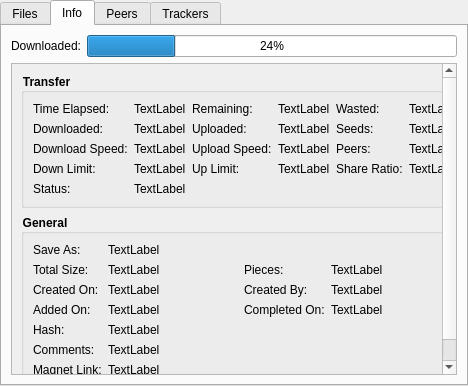
<?xml version="1.0" encoding="UTF-8"?>
<ui version="4.0">
 <class>TorrentWidget</class>
 <widget class="QWidget" name="TorrentWidget">
  <property name="geometry">
   <rect>
    <x>0</x>
    <y>0</y>
    <width>468</width>
    <height>386</height>
   </rect>
  </property>
  <property name="styleSheet">
   <string notr="true">/* QGroupBox exposes the title as QString (even if internally its probably a QLabel) */
QGroupBox {
	font-weight: bold;
}</string>
  </property>
  <layout class="QVBoxLayout" name="verticalLayout_9">
   <property name="leftMargin">
    <number>0</number>
   </property>
   <property name="topMargin">
    <number>0</number>
   </property>
   <property name="rightMargin">
    <number>0</number>
   </property>
   <property name="bottomMargin">
    <number>0</number>
   </property>
   <item>
    <widget class="QStackedWidget" name="stackedWidget">
     <property name="currentIndex">
      <number>1</number>
     </property>
     <widget class="QWidget" name="pageGeneral">
      <layout class="QVBoxLayout" name="verticalLayout_13">
       <property name="leftMargin">
        <number>48</number>
       </property>
       <property name="topMargin">
        <number>32</number>
       </property>
       <property name="rightMargin">
        <number>48</number>
       </property>
       <property name="bottomMargin">
        <number>32</number>
       </property>
       <item>
        <layout class="QVBoxLayout" name="verticalLayout_12">
         <item>
          <widget class="QLabel" name="label">
           <property name="font">
            <font>
             <pointsize>18</pointsize>
            </font>
           </property>
           <property name="text">
            <string>Torrent</string>
           </property>
          </widget>
         </item>
         <item>
          <widget class="QLabel" name="label_2">
           <property name="text">
            <string>Select a torrent</string>
           </property>
           <property name="wordWrap">
            <bool>true</bool>
           </property>
          </widget>
         </item>
         <item>
          <spacer name="verticalSpacer_3">
           <property name="orientation">
            <enum>Qt::Vertical</enum>
           </property>
           <property name="sizeHint" stdset="0">
            <size>
             <width>20</width>
             <height>40</height>
            </size>
           </property>
          </spacer>
         </item>
        </layout>
       </item>
      </layout>
     </widget>
     <widget class="QWidget" name="pageTorrent">
      <layout class="QVBoxLayout" name="verticalLayout_5">
       <property name="leftMargin">
        <number>0</number>
       </property>
       <property name="topMargin">
        <number>0</number>
       </property>
       <property name="rightMargin">
        <number>0</number>
       </property>
       <property name="bottomMargin">
        <number>0</number>
       </property>
       <item>
        <widget class="QTabWidget" name="tabWidget">
         <property name="currentIndex">
          <number>1</number>
         </property>
         <widget class="QWidget" name="tabFiles">
          <attribute name="title">
           <string>Files</string>
          </attribute>
          <layout class="QVBoxLayout" name="verticalLayout_3">
           <property name="leftMargin">
            <number>0</number>
           </property>
           <property name="topMargin">
            <number>0</number>
           </property>
           <property name="rightMargin">
            <number>0</number>
           </property>
           <property name="bottomMargin">
            <number>0</number>
           </property>
           <item>
            <widget class="QTableView" name="fileTableView"/>
           </item>
          </layout>
         </widget>
         <widget class="QWidget" name="tabInfo">
          <attribute name="title">
           <string>Info</string>
          </attribute>
          <layout class="QVBoxLayout" name="verticalLayout_7">
           <item>
            <layout class="QHBoxLayout" name="horizontalLayout">
             <item>
              <widget class="QLabel" name="downloadedLabel_2">
               <property name="text">
                <string>Downloaded:</string>
               </property>
              </widget>
             </item>
             <item>
              <widget class="QProgressBar" name="downloadedProgressBar">
               <property name="value">
                <number>24</number>
               </property>
              </widget>
             </item>
            </layout>
           </item>
           <item>
            <widget class="QScrollArea" name="scrollArea">
             <property name="verticalScrollBarPolicy">
              <enum>Qt::ScrollBarAlwaysOn</enum>
             </property>
             <property name="horizontalScrollBarPolicy">
              <enum>Qt::ScrollBarAlwaysOff</enum>
             </property>
             <property name="widgetResizable">
              <bool>true</bool>
             </property>
             <widget class="QWidget" name="scrollAreaWidgetContents">
              <property name="geometry">
               <rect>
                <x>0</x>
                <y>0</y>
                <width>425</width>
                <height>316</height>
               </rect>
              </property>
              <layout class="QVBoxLayout" name="verticalLayout_8">
               <item>
                <widget class="QGroupBox" name="groupBox_1">
                 <property name="title">
                  <string>Transfer</string>
                 </property>
                 <layout class="QVBoxLayout" name="verticalLayout_6">
                  <item>
                   <layout class="QGridLayout" name="gridLayout_1" columnstretch="0,1,0,1,0,1">
                    <item row="0" column="0">
                     <widget class="QLabel" name="timeElapsedLabel">
                      <property name="text">
                       <string>Time Elapsed:</string>
                      </property>
                     </widget>
                    </item>
                    <item row="0" column="1">
                     <widget class="QLabel" name="timeElapsedLineEdit">
                      <property name="focusPolicy">
                       <enum>Qt::StrongFocus</enum>
                      </property>
                      <property name="text">
                       <string>TextLabel</string>
                      </property>
                      <property name="wordWrap">
                       <bool>true</bool>
                      </property>
                      <property name="textInteractionFlags">
                       <set>Qt::LinksAccessibleByMouse|Qt::TextSelectableByKeyboard|Qt::TextSelectableByMouse</set>
                      </property>
                     </widget>
                    </item>
                    <item row="0" column="2">
                     <widget class="QLabel" name="timeRemainingLabel">
                      <property name="text">
                       <string>Remaining:</string>
                      </property>
                     </widget>
                    </item>
                    <item row="0" column="4">
                     <widget class="QLabel" name="wastedLabel">
                      <property name="text">
                       <string>Wasted:</string>
                      </property>
                     </widget>
                    </item>
                    <item row="2" column="5">
                     <widget class="QLabel" name="peersLineEdit">
                      <property name="focusPolicy">
                       <enum>Qt::StrongFocus</enum>
                      </property>
                      <property name="text">
                       <string>TextLabel</string>
                      </property>
                      <property name="wordWrap">
                       <bool>true</bool>
                      </property>
                      <property name="textInteractionFlags">
                       <set>Qt::LinksAccessibleByMouse|Qt::TextSelectableByKeyboard|Qt::TextSelectableByMouse</set>
                      </property>
                     </widget>
                    </item>
                    <item row="1" column="2">
                     <widget class="QLabel" name="uploadedLabel">
                      <property name="text">
                       <string>Uploaded:</string>
                      </property>
                     </widget>
                    </item>
                    <item row="1" column="0">
                     <widget class="QLabel" name="downloadedLabel">
                      <property name="text">
                       <string>Downloaded:</string>
                      </property>
                     </widget>
                    </item>
                    <item row="1" column="5">
                     <widget class="QLabel" name="seedsLineEdit">
                      <property name="focusPolicy">
                       <enum>Qt::StrongFocus</enum>
                      </property>
                      <property name="text">
                       <string>TextLabel</string>
                      </property>
                      <property name="wordWrap">
                       <bool>true</bool>
                      </property>
                      <property name="textInteractionFlags">
                       <set>Qt::LinksAccessibleByMouse|Qt::TextSelectableByKeyboard|Qt::TextSelectableByMouse</set>
                      </property>
                     </widget>
                    </item>
                    <item row="0" column="5">
                     <widget class="QLabel" name="wastedLineEdit">
                      <property name="focusPolicy">
                       <enum>Qt::StrongFocus</enum>
                      </property>
                      <property name="text">
                       <string>TextLabel</string>
                      </property>
                      <property name="wordWrap">
                       <bool>true</bool>
                      </property>
                      <property name="textInteractionFlags">
                       <set>Qt::LinksAccessibleByMouse|Qt::TextSelectableByKeyboard|Qt::TextSelectableByMouse</set>
                      </property>
                     </widget>
                    </item>
                    <item row="2" column="4">
                     <widget class="QLabel" name="peersLabel">
                      <property name="text">
                       <string>Peers:</string>
                      </property>
                     </widget>
                    </item>
                    <item row="3" column="3">
                     <widget class="QLabel" name="upLimitLineEdit">
                      <property name="focusPolicy">
                       <enum>Qt::StrongFocus</enum>
                      </property>
                      <property name="text">
                       <string>TextLabel</string>
                      </property>
                      <property name="wordWrap">
                       <bool>true</bool>
                      </property>
                      <property name="textInteractionFlags">
                       <set>Qt::LinksAccessibleByMouse|Qt::TextSelectableByKeyboard|Qt::TextSelectableByMouse</set>
                      </property>
                     </widget>
                    </item>
                    <item row="2" column="2">
                     <widget class="QLabel" name="upSpeedLabel">
                      <property name="text">
                       <string>Upload Speed:</string>
                      </property>
                     </widget>
                    </item>
                    <item row="2" column="1">
                     <widget class="QLabel" name="downSpeedLineEdit">
                      <property name="focusPolicy">
                       <enum>Qt::StrongFocus</enum>
                      </property>
                      <property name="text">
                       <string>TextLabel</string>
                      </property>
                      <property name="wordWrap">
                       <bool>true</bool>
                      </property>
                      <property name="textInteractionFlags">
                       <set>Qt::LinksAccessibleByMouse|Qt::TextSelectableByKeyboard|Qt::TextSelectableByMouse</set>
                      </property>
                     </widget>
                    </item>
                    <item row="1" column="4">
                     <widget class="QLabel" name="seedsLabel">
                      <property name="text">
                       <string>Seeds:</string>
                      </property>
                     </widget>
                    </item>
                    <item row="3" column="0">
                     <widget class="QLabel" name="downLimitLabel">
                      <property name="text">
                       <string>Down Limit:</string>
                      </property>
                     </widget>
                    </item>
                    <item row="2" column="0">
                     <widget class="QLabel" name="downSpeedLabel">
                      <property name="text">
                       <string>Download Speed:</string>
                      </property>
                     </widget>
                    </item>
                    <item row="3" column="5">
                     <widget class="QLabel" name="shareRatioLineEdit">
                      <property name="focusPolicy">
                       <enum>Qt::StrongFocus</enum>
                      </property>
                      <property name="text">
                       <string>TextLabel</string>
                      </property>
                      <property name="wordWrap">
                       <bool>true</bool>
                      </property>
                      <property name="textInteractionFlags">
                       <set>Qt::LinksAccessibleByMouse|Qt::TextSelectableByKeyboard|Qt::TextSelectableByMouse</set>
                      </property>
                     </widget>
                    </item>
                    <item row="1" column="1">
                     <widget class="QLabel" name="downloadedLineEdit">
                      <property name="focusPolicy">
                       <enum>Qt::StrongFocus</enum>
                      </property>
                      <property name="text">
                       <string>TextLabel</string>
                      </property>
                      <property name="wordWrap">
                       <bool>true</bool>
                      </property>
                      <property name="textInteractionFlags">
                       <set>Qt::LinksAccessibleByMouse|Qt::TextSelectableByKeyboard|Qt::TextSelectableByMouse</set>
                      </property>
                     </widget>
                    </item>
                    <item row="3" column="4">
                     <widget class="QLabel" name="shareRatioLabel">
                      <property name="text">
                       <string>Share Ratio:</string>
                      </property>
                     </widget>
                    </item>
                    <item row="2" column="3">
                     <widget class="QLabel" name="upSpeedLineEdit">
                      <property name="focusPolicy">
                       <enum>Qt::StrongFocus</enum>
                      </property>
                      <property name="text">
                       <string>TextLabel</string>
                      </property>
                      <property name="wordWrap">
                       <bool>true</bool>
                      </property>
                      <property name="textInteractionFlags">
                       <set>Qt::LinksAccessibleByMouse|Qt::TextSelectableByKeyboard|Qt::TextSelectableByMouse</set>
                      </property>
                     </widget>
                    </item>
                    <item row="3" column="1">
                     <widget class="QLabel" name="downLimitLineEdit">
                      <property name="focusPolicy">
                       <enum>Qt::StrongFocus</enum>
                      </property>
                      <property name="text">
                       <string>TextLabel</string>
                      </property>
                      <property name="wordWrap">
                       <bool>true</bool>
                      </property>
                      <property name="textInteractionFlags">
                       <set>Qt::LinksAccessibleByMouse|Qt::TextSelectableByKeyboard|Qt::TextSelectableByMouse</set>
                      </property>
                     </widget>
                    </item>
                    <item row="1" column="3">
                     <widget class="QLabel" name="uploadedLineEdit">
                      <property name="focusPolicy">
                       <enum>Qt::StrongFocus</enum>
                      </property>
                      <property name="text">
                       <string>TextLabel</string>
                      </property>
                      <property name="wordWrap">
                       <bool>true</bool>
                      </property>
                      <property name="textInteractionFlags">
                       <set>Qt::LinksAccessibleByMouse|Qt::TextSelectableByKeyboard|Qt::TextSelectableByMouse</set>
                      </property>
                     </widget>
                    </item>
                    <item row="0" column="3">
                     <widget class="QLabel" name="timeRemainingLineEdit">
                      <property name="focusPolicy">
                       <enum>Qt::StrongFocus</enum>
                      </property>
                      <property name="text">
                       <string>TextLabel</string>
                      </property>
                      <property name="wordWrap">
                       <bool>true</bool>
                      </property>
                      <property name="textInteractionFlags">
                       <set>Qt::LinksAccessibleByMouse|Qt::TextSelectableByKeyboard|Qt::TextSelectableByMouse</set>
                      </property>
                     </widget>
                    </item>
                    <item row="3" column="2">
                     <widget class="QLabel" name="upLimitLabel">
                      <property name="text">
                       <string>Up Limit:</string>
                      </property>
                     </widget>
                    </item>
                    <item row="4" column="0">
                     <widget class="QLabel" name="statusLabel">
                      <property name="text">
                       <string>Status:</string>
                      </property>
                     </widget>
                    </item>
                    <item row="4" column="1">
                     <widget class="QLabel" name="statusLineEdit">
                      <property name="focusPolicy">
                       <enum>Qt::StrongFocus</enum>
                      </property>
                      <property name="text">
                       <string>TextLabel</string>
                      </property>
                      <property name="wordWrap">
                       <bool>true</bool>
                      </property>
                      <property name="textInteractionFlags">
                       <set>Qt::LinksAccessibleByMouse|Qt::TextSelectableByKeyboard|Qt::TextSelectableByMouse</set>
                      </property>
                     </widget>
                    </item>
                   </layout>
                  </item>
                 </layout>
                </widget>
               </item>
               <item>
                <widget class="QGroupBox" name="groupBox_2">
                 <property name="title">
                  <string>General</string>
                 </property>
                 <layout class="QVBoxLayout" name="verticalLayout_4">
                  <item>
                   <layout class="QGridLayout" name="gridLayout_2" columnstretch="0,1,0,1">
                    <item row="0" column="0">
                     <widget class="QLabel" name="saveAsLabel">
                      <property name="text">
                       <string>Save As:</string>
                      </property>
                     </widget>
                    </item>
                    <item row="2" column="3">
                     <widget class="QLabel" name="createdByLineEdit">
                      <property name="focusPolicy">
                       <enum>Qt::StrongFocus</enum>
                      </property>
                      <property name="text">
                       <string>TextLabel</string>
                      </property>
                      <property name="wordWrap">
                       <bool>true</bool>
                      </property>
                      <property name="textInteractionFlags">
                       <set>Qt::LinksAccessibleByMouse|Qt::TextSelectableByKeyboard|Qt::TextSelectableByMouse</set>
                      </property>
                     </widget>
                    </item>
                    <item row="3" column="3">
                     <widget class="QLabel" name="completedOnLineEdit">
                      <property name="focusPolicy">
                       <enum>Qt::StrongFocus</enum>
                      </property>
                      <property name="text">
                       <string>TextLabel</string>
                      </property>
                      <property name="wordWrap">
                       <bool>true</bool>
                      </property>
                      <property name="textInteractionFlags">
                       <set>Qt::LinksAccessibleByMouse|Qt::TextSelectableByKeyboard|Qt::TextSelectableByMouse</set>
                      </property>
                     </widget>
                    </item>
                    <item row="3" column="0">
                     <widget class="QLabel" name="addedOnLabel">
                      <property name="text">
                       <string>Added On:</string>
                      </property>
                     </widget>
                    </item>
                    <item row="4" column="1" colspan="3">
                     <widget class="QLabel" name="hashLineEdit">
                      <property name="focusPolicy">
                       <enum>Qt::StrongFocus</enum>
                      </property>
                      <property name="text">
                       <string>TextLabel</string>
                      </property>
                      <property name="wordWrap">
                       <bool>true</bool>
                      </property>
                      <property name="textInteractionFlags">
                       <set>Qt::LinksAccessibleByMouse|Qt::TextSelectableByKeyboard|Qt::TextSelectableByMouse</set>
                      </property>
                     </widget>
                    </item>
                    <item row="1" column="1">
                     <widget class="QLabel" name="totalSizeLineEdit">
                      <property name="focusPolicy">
                       <enum>Qt::StrongFocus</enum>
                      </property>
                      <property name="text">
                       <string>TextLabel</string>
                      </property>
                      <property name="wordWrap">
                       <bool>true</bool>
                      </property>
                      <property name="textInteractionFlags">
                       <set>Qt::LinksAccessibleByMouse|Qt::TextSelectableByKeyboard|Qt::TextSelectableByMouse</set>
                      </property>
                     </widget>
                    </item>
                    <item row="1" column="3">
                     <widget class="QLabel" name="piecesLineEdit">
                      <property name="focusPolicy">
                       <enum>Qt::StrongFocus</enum>
                      </property>
                      <property name="text">
                       <string>TextLabel</string>
                      </property>
                      <property name="wordWrap">
                       <bool>true</bool>
                      </property>
                      <property name="textInteractionFlags">
                       <set>Qt::LinksAccessibleByMouse|Qt::TextSelectableByKeyboard|Qt::TextSelectableByMouse</set>
                      </property>
                     </widget>
                    </item>
                    <item row="1" column="2">
                     <widget class="QLabel" name="piecesLabel">
                      <property name="text">
                       <string>Pieces:</string>
                      </property>
                     </widget>
                    </item>
                    <item row="0" column="1" colspan="3">
                     <widget class="QLabel" name="saveAsLineEdit">
                      <property name="focusPolicy">
                       <enum>Qt::StrongFocus</enum>
                      </property>
                      <property name="text">
                       <string>TextLabel</string>
                      </property>
                      <property name="wordWrap">
                       <bool>true</bool>
                      </property>
                      <property name="textInteractionFlags">
                       <set>Qt::LinksAccessibleByMouse|Qt::TextSelectableByKeyboard|Qt::TextSelectableByMouse</set>
                      </property>
                     </widget>
                    </item>
                    <item row="5" column="1" colspan="3">
                     <widget class="QLabel" name="commentLineEdit">
                      <property name="focusPolicy">
                       <enum>Qt::StrongFocus</enum>
                      </property>
                      <property name="text">
                       <string>TextLabel</string>
                      </property>
                      <property name="wordWrap">
                       <bool>true</bool>
                      </property>
                      <property name="textInteractionFlags">
                       <set>Qt::LinksAccessibleByMouse|Qt::TextSelectableByKeyboard|Qt::TextSelectableByMouse</set>
                      </property>
                     </widget>
                    </item>
                    <item row="5" column="0">
                     <widget class="QLabel" name="commentLabel">
                      <property name="text">
                       <string>Comments:</string>
                      </property>
                     </widget>
                    </item>
                    <item row="3" column="1">
                     <widget class="QLabel" name="addedOnLineEdit">
                      <property name="focusPolicy">
                       <enum>Qt::StrongFocus</enum>
                      </property>
                      <property name="text">
                       <string>TextLabel</string>
                      </property>
                      <property name="wordWrap">
                       <bool>true</bool>
                      </property>
                      <property name="textInteractionFlags">
                       <set>Qt::LinksAccessibleByMouse|Qt::TextSelectableByKeyboard|Qt::TextSelectableByMouse</set>
                      </property>
                     </widget>
                    </item>
                    <item row="2" column="1">
                     <widget class="QLabel" name="createdOnLineEdit">
                      <property name="focusPolicy">
                       <enum>Qt::StrongFocus</enum>
                      </property>
                      <property name="text">
                       <string>TextLabel</string>
                      </property>
                      <property name="wordWrap">
                       <bool>true</bool>
                      </property>
                      <property name="textInteractionFlags">
                       <set>Qt::LinksAccessibleByMouse|Qt::TextSelectableByKeyboard|Qt::TextSelectableByMouse</set>
                      </property>
                     </widget>
                    </item>
                    <item row="3" column="2">
                     <widget class="QLabel" name="completedOnLabel">
                      <property name="text">
                       <string>Completed On:</string>
                      </property>
                     </widget>
                    </item>
                    <item row="2" column="2">
                     <widget class="QLabel" name="createdByLabel">
                      <property name="text">
                       <string>Created By:</string>
                      </property>
                     </widget>
                    </item>
                    <item row="1" column="0">
                     <widget class="QLabel" name="totalSizeLabel">
                      <property name="text">
                       <string>Total Size:</string>
                      </property>
                     </widget>
                    </item>
                    <item row="2" column="0">
                     <widget class="QLabel" name="createdOnLabel">
                      <property name="text">
                       <string>Created On:</string>
                      </property>
                     </widget>
                    </item>
                    <item row="4" column="0">
                     <widget class="QLabel" name="hashLabel">
                      <property name="text">
                       <string>Hash:</string>
                      </property>
                     </widget>
                    </item>
                    <item row="6" column="0">
                     <widget class="QLabel" name="magnetLinkLabel">
                      <property name="text">
                       <string>Magnet Link:</string>
                      </property>
                     </widget>
                    </item>
                    <item row="6" column="1" colspan="3">
                     <widget class="QLabel" name="magnetLinkLineEdit">
                      <property name="focusPolicy">
                       <enum>Qt::StrongFocus</enum>
                      </property>
                      <property name="text">
                       <string>TextLabel</string>
                      </property>
                      <property name="wordWrap">
                       <bool>true</bool>
                      </property>
                      <property name="textInteractionFlags">
                       <set>Qt::LinksAccessibleByMouse|Qt::TextSelectableByKeyboard|Qt::TextSelectableByMouse</set>
                      </property>
                     </widget>
                    </item>
                   </layout>
                  </item>
                 </layout>
                </widget>
               </item>
               <item>
                <spacer name="verticalSpacer">
                 <property name="orientation">
                  <enum>Qt::Vertical</enum>
                 </property>
                 <property name="sizeHint" stdset="0">
                  <size>
                   <width>20</width>
                   <height>0</height>
                  </size>
                 </property>
                </spacer>
               </item>
              </layout>
             </widget>
            </widget>
           </item>
          </layout>
         </widget>
         <widget class="QWidget" name="tabPeers">
          <attribute name="title">
           <string>Peers</string>
          </attribute>
          <layout class="QVBoxLayout" name="verticalLayout_2">
           <property name="leftMargin">
            <number>0</number>
           </property>
           <property name="topMargin">
            <number>0</number>
           </property>
           <property name="rightMargin">
            <number>0</number>
           </property>
           <property name="bottomMargin">
            <number>0</number>
           </property>
           <item>
            <widget class="QTableView" name="peerTableView"/>
           </item>
          </layout>
         </widget>
         <widget class="QWidget" name="tabTrackers">
          <attribute name="title">
           <string>Trackers</string>
          </attribute>
          <layout class="QVBoxLayout" name="verticalLayout">
           <property name="leftMargin">
            <number>0</number>
           </property>
           <property name="topMargin">
            <number>0</number>
           </property>
           <property name="rightMargin">
            <number>0</number>
           </property>
           <property name="bottomMargin">
            <number>0</number>
           </property>
           <item>
            <widget class="QTableView" name="trackerTableView"/>
           </item>
          </layout>
         </widget>
        </widget>
       </item>
      </layout>
     </widget>
     <widget class="QWidget" name="pageTorrentError">
      <layout class="QVBoxLayout" name="verticalLayout_11">
       <property name="leftMargin">
        <number>48</number>
       </property>
       <property name="topMargin">
        <number>32</number>
       </property>
       <property name="rightMargin">
        <number>48</number>
       </property>
       <property name="bottomMargin">
        <number>32</number>
       </property>
       <item>
        <layout class="QVBoxLayout" name="verticalLayout_10">
         <item>
          <widget class="QLabel" name="labelErrorTitle">
           <property name="font">
            <font>
             <pointsize>18</pointsize>
            </font>
           </property>
           <property name="text">
            <string>Torrent Error</string>
           </property>
          </widget>
         </item>
         <item>
          <widget class="QLabel" name="labelErrorMessage">
           <property name="text">
            <string>&lt;message&gt;</string>
           </property>
           <property name="wordWrap">
            <bool>true</bool>
           </property>
          </widget>
         </item>
         <item>
          <spacer name="verticalSpacer_2">
           <property name="orientation">
            <enum>Qt::Vertical</enum>
           </property>
           <property name="sizeHint" stdset="0">
            <size>
             <width>20</width>
             <height>40</height>
            </size>
           </property>
          </spacer>
         </item>
        </layout>
       </item>
      </layout>
     </widget>
    </widget>
   </item>
  </layout>
 </widget>
 <resources/>
 <connections/>
</ui>
